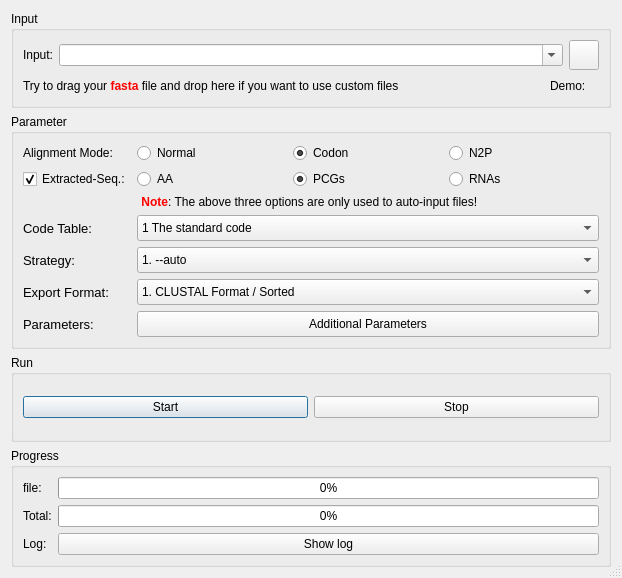
<?xml version="1.0" encoding="UTF-8"?>
<ui version="4.0">
 <class>mafft</class>
 <widget class="QDialog" name="mafft">
  <property name="geometry">
   <rect>
    <x>0</x>
    <y>0</y>
    <width>622</width>
    <height>578</height>
   </rect>
  </property>
  <property name="windowTitle">
   <string>MAFFT</string>
  </property>
  <property name="styleSheet">
   <string notr="true"/>
  </property>
  <property name="sizeGripEnabled">
   <bool>true</bool>
  </property>
  <layout class="QGridLayout" name="gridLayout_5">
   <item row="2" column="0">
    <widget class="QGroupBox" name="groupBox_3">
     <property name="title">
      <string>Run</string>
     </property>
     <layout class="QGridLayout" name="gridLayout_3" columnstretch="1,1">
      <item row="0" column="0">
       <widget class="ArrowPushButton" name="pushButton">
        <property name="text">
         <string>Start</string>
        </property>
        <property name="icon">
         <iconset resource="../myRes.qrc">
          <normaloff>:/picture/resourses/if_start_60207.png</normaloff>:/picture/resourses/if_start_60207.png</iconset>
        </property>
       </widget>
      </item>
      <item row="0" column="1">
       <widget class="QPushButton" name="pushButton_2">
        <property name="text">
         <string>Stop</string>
        </property>
        <property name="icon">
         <iconset resource="../myRes.qrc">
          <normaloff>:/picture/resourses/if_Delete_1493279.png</normaloff>:/picture/resourses/if_Delete_1493279.png</iconset>
        </property>
       </widget>
      </item>
     </layout>
    </widget>
   </item>
   <item row="0" column="0">
    <widget class="QGroupBox" name="groupBox_4">
     <property name="title">
      <string>Input</string>
     </property>
     <layout class="QGridLayout" name="gridLayout_4">
      <item row="0" column="0">
       <widget class="QLabel" name="label_4">
        <property name="text">
         <string>Input:</string>
        </property>
       </widget>
      </item>
      <item row="0" column="1">
       <widget class="ListQCombobox" name="comboBox_4">
        <property name="sizePolicy">
         <sizepolicy hsizetype="Expanding" vsizetype="Fixed">
          <horstretch>0</horstretch>
          <verstretch>0</verstretch>
         </sizepolicy>
        </property>
        <property name="acceptDrops">
         <bool>true</bool>
        </property>
        <property name="editable">
         <bool>true</bool>
        </property>
        <property name="sizeAdjustPolicy">
         <enum>QComboBox::AdjustToMinimumContentsLength</enum>
        </property>
       </widget>
      </item>
      <item row="0" column="2">
       <widget class="QPushButton" name="pushButton_3">
        <property name="sizePolicy">
         <sizepolicy hsizetype="Fixed" vsizetype="Fixed">
          <horstretch>0</horstretch>
          <verstretch>0</verstretch>
         </sizepolicy>
        </property>
        <property name="minimumSize">
         <size>
          <width>30</width>
          <height>30</height>
         </size>
        </property>
        <property name="maximumSize">
         <size>
          <width>30</width>
          <height>30</height>
         </size>
        </property>
        <property name="styleSheet">
         <string notr="true"/>
        </property>
        <property name="text">
         <string/>
        </property>
       </widget>
      </item>
      <item row="1" column="0" colspan="3">
       <layout class="QHBoxLayout" name="horizontalLayout_3">
        <item>
         <widget class="QLabel" name="label_5">
          <property name="text">
           <string>&lt;html&gt;&lt;head/&gt;&lt;body&gt;&lt;p&gt;Try to drag your &lt;span style=&quot; font-weight:600; color:#ff0000;&quot;&gt;fasta&lt;/span&gt; file and drop here if you want to use custom files&lt;/p&gt;&lt;/body&gt;&lt;/html&gt;</string>
          </property>
         </widget>
        </item>
        <item>
         <spacer name="horizontalSpacer">
          <property name="orientation">
           <enum>Qt::Horizontal</enum>
          </property>
          <property name="sizeHint" stdset="0">
           <size>
            <width>40</width>
            <height>20</height>
           </size>
          </property>
         </spacer>
        </item>
        <item>
         <widget class="QLabel" name="label_8">
          <property name="text">
           <string>Demo:</string>
          </property>
         </widget>
        </item>
        <item>
         <widget class="ClickedLableGif" name="label_7">
          <property name="toolTip">
           <string>Brief example</string>
          </property>
          <property name="text">
           <string/>
          </property>
         </widget>
        </item>
       </layout>
      </item>
     </layout>
    </widget>
   </item>
   <item row="1" column="0">
    <widget class="QGroupBox" name="groupBox_2">
     <property name="title">
      <string>Parameter</string>
     </property>
     <layout class="QGridLayout" name="gridLayout_2">
      <item row="0" column="0">
       <widget class="QLabel" name="label">
        <property name="text">
         <string>Alignment Mode:</string>
        </property>
        <property name="buddy">
         <cstring>normal_radioButton</cstring>
        </property>
       </widget>
      </item>
      <item row="0" column="1">
       <layout class="QHBoxLayout" name="horizontalLayout">
        <item>
         <widget class="QRadioButton" name="normal_radioButton">
          <property name="enabled">
           <bool>true</bool>
          </property>
          <property name="text">
           <string>Normal</string>
          </property>
          <property name="checked">
           <bool>false</bool>
          </property>
          <attribute name="buttonGroup">
           <string notr="true">buttonGroup_2</string>
          </attribute>
         </widget>
        </item>
        <item>
         <widget class="QRadioButton" name="codon_radioButton">
          <property name="text">
           <string>Codon</string>
          </property>
          <property name="checked">
           <bool>true</bool>
          </property>
          <attribute name="buttonGroup">
           <string notr="true">buttonGroup_2</string>
          </attribute>
         </widget>
        </item>
        <item>
         <widget class="QRadioButton" name="N2P_radioButton">
          <property name="text">
           <string>N2P</string>
          </property>
          <attribute name="buttonGroup">
           <string notr="true">buttonGroup_2</string>
          </attribute>
         </widget>
        </item>
       </layout>
      </item>
      <item row="1" column="0">
       <widget class="QCheckBox" name="checkBox_2">
        <property name="text">
         <string>Extracted-Seq.:</string>
        </property>
        <property name="checked">
         <bool>true</bool>
        </property>
       </widget>
      </item>
      <item row="1" column="1">
       <layout class="QHBoxLayout" name="horizontalLayout_2">
        <item>
         <widget class="QRadioButton" name="AA_radioButton_2">
          <property name="toolTip">
           <string>Amino acid sequences</string>
          </property>
          <property name="text">
           <string>AA</string>
          </property>
          <property name="checked">
           <bool>false</bool>
          </property>
          <attribute name="buttonGroup">
           <string notr="true">buttonGroup</string>
          </attribute>
         </widget>
        </item>
        <item>
         <widget class="QRadioButton" name="PCG_radioButton_2">
          <property name="toolTip">
           <string>Protein-coding genes</string>
          </property>
          <property name="text">
           <string>PCGs</string>
          </property>
          <property name="checked">
           <bool>true</bool>
          </property>
          <attribute name="buttonGroup">
           <string notr="true">buttonGroup</string>
          </attribute>
         </widget>
        </item>
        <item>
         <widget class="QRadioButton" name="RNAs_radioButton_2">
          <property name="toolTip">
           <string>RNA sequences (rRNA and tRNA)</string>
          </property>
          <property name="text">
           <string>RNAs</string>
          </property>
          <attribute name="buttonGroup">
           <string notr="true">buttonGroup</string>
          </attribute>
         </widget>
        </item>
       </layout>
      </item>
      <item row="2" column="0" colspan="2">
       <widget class="QLabel" name="label_9">
        <property name="text">
         <string>&lt;html&gt;&lt;head/&gt;&lt;body&gt;&lt;p&gt;&lt;span style=&quot; font-weight:600; color:#ff0000;&quot;&gt;Note&lt;/span&gt;: The above three options are only used to auto-input files! &lt;/p&gt;&lt;/body&gt;&lt;/html&gt;</string>
        </property>
        <property name="alignment">
         <set>Qt::AlignCenter</set>
        </property>
       </widget>
      </item>
      <item row="3" column="0">
       <widget class="QLabel" name="label_22">
        <property name="font">
         <font>
          <pointsize>10</pointsize>
         </font>
        </property>
        <property name="text">
         <string>Code Table:</string>
        </property>
       </widget>
      </item>
      <item row="3" column="1">
       <widget class="QComboBox" name="comboBox_9">
        <property name="sizePolicy">
         <sizepolicy hsizetype="Expanding" vsizetype="Fixed">
          <horstretch>0</horstretch>
          <verstretch>0</verstretch>
         </sizepolicy>
        </property>
        <property name="minimumSize">
         <size>
          <width>114</width>
          <height>26</height>
         </size>
        </property>
        <property name="maximumSize">
         <size>
          <width>16777215</width>
          <height>26</height>
         </size>
        </property>
        <property name="styleSheet">
         <string notr="true"/>
        </property>
        <item>
         <property name="text">
          <string>1 The standard code</string>
         </property>
        </item>
        <item>
         <property name="text">
          <string>2 Vertebrate mitochondrial code</string>
         </property>
        </item>
        <item>
         <property name="text">
          <string>3 The Yeast Mitochondrial Code</string>
         </property>
        </item>
        <item>
         <property name="text">
          <string>4 Mold, Protozoan, and Coelenterate Mitochondrial code and Mycoplasma/Spiroplasma code</string>
         </property>
        </item>
        <item>
         <property name="text">
          <string>5 Invertebrate mitochondrial</string>
         </property>
        </item>
        <item>
         <property name="text">
          <string>6 The Ciliate, Dasycladacean and Hexamita Nuclear Code</string>
         </property>
        </item>
        <item>
         <property name="text">
          <string>9 Echinoderm and Flatworm mitochondrial code</string>
         </property>
        </item>
        <item>
         <property name="text">
          <string>10 The Euplotid Nuclear Code</string>
         </property>
        </item>
        <item>
         <property name="text">
          <string>11 The Bacterial, Archaeal and Plant Plastid Code</string>
         </property>
        </item>
        <item>
         <property name="text">
          <string>12 The Alternative Yeast Nuclear Code</string>
         </property>
        </item>
        <item>
         <property name="text">
          <string>13 Ascidian mitochondrial code</string>
         </property>
        </item>
        <item>
         <property name="text">
          <string>14 Alternative flatworm mitochondrial code</string>
         </property>
        </item>
        <item>
         <property name="text">
          <string>16 Chlorophycean Mitochondrial Code</string>
         </property>
        </item>
        <item>
         <property name="text">
          <string>21 Trematode Mitochondrial Code</string>
         </property>
        </item>
        <item>
         <property name="text">
          <string>22 Scenedesmus obliquus Mitochondrial Code</string>
         </property>
        </item>
        <item>
         <property name="text">
          <string>23 Thraustochytrium Mitochondrial Code</string>
         </property>
        </item>
        <item>
         <property name="text">
          <string>24 Pterobranchia Mitochondrial Code</string>
         </property>
        </item>
        <item>
         <property name="text">
          <string>25 Candidate Division SR1 and Gracilibacteria Code</string>
         </property>
        </item>
        <item>
         <property name="text">
          <string>26 Pachysolen tannophilus Nuclear Code</string>
         </property>
        </item>
        <item>
         <property name="text">
          <string>27 Karyorelict Nuclear</string>
         </property>
        </item>
        <item>
         <property name="text">
          <string>28 Condylostoma Nuclear</string>
         </property>
        </item>
        <item>
         <property name="text">
          <string>29 Mesodinium Nuclear</string>
         </property>
        </item>
        <item>
         <property name="text">
          <string>30 Peritrich Nuclear</string>
         </property>
        </item>
        <item>
         <property name="text">
          <string>31 Blastocrithidia Nuclear</string>
         </property>
        </item>
       </widget>
      </item>
      <item row="4" column="0">
       <widget class="QLabel" name="label_24">
        <property name="font">
         <font>
          <pointsize>10</pointsize>
         </font>
        </property>
        <property name="text">
         <string>Strategy:</string>
        </property>
        <property name="buddy">
         <cstring>comboBox_3</cstring>
        </property>
       </widget>
      </item>
      <item row="4" column="1">
       <widget class="QComboBox" name="comboBox_3">
        <property name="sizePolicy">
         <sizepolicy hsizetype="Expanding" vsizetype="Fixed">
          <horstretch>0</horstretch>
          <verstretch>0</verstretch>
         </sizepolicy>
        </property>
        <property name="minimumSize">
         <size>
          <width>13</width>
          <height>26</height>
         </size>
        </property>
        <item>
         <property name="text">
          <string>1. --auto</string>
         </property>
        </item>
        <item>
         <property name="text">
          <string>2. FFT-NS-1 (fast)</string>
         </property>
        </item>
        <item>
         <property name="text">
          <string>3. FFT-NS-2 (default)</string>
         </property>
        </item>
        <item>
         <property name="text">
          <string>4. G-INS-i  (accurate)</string>
         </property>
        </item>
        <item>
         <property name="text">
          <string>5. L-INS-i  (accurate)</string>
         </property>
        </item>
        <item>
         <property name="text">
          <string>6. E-INS-i  (accurate)</string>
         </property>
        </item>
       </widget>
      </item>
      <item row="5" column="0">
       <widget class="QLabel" name="label_23">
        <property name="font">
         <font>
          <pointsize>10</pointsize>
         </font>
        </property>
        <property name="text">
         <string>Export Format:</string>
        </property>
        <property name="buddy">
         <cstring>comboBox_2</cstring>
        </property>
       </widget>
      </item>
      <item row="5" column="1">
       <widget class="QComboBox" name="comboBox_2">
        <property name="sizePolicy">
         <sizepolicy hsizetype="Expanding" vsizetype="Fixed">
          <horstretch>0</horstretch>
          <verstretch>0</verstretch>
         </sizepolicy>
        </property>
        <property name="minimumSize">
         <size>
          <width>13</width>
          <height>26</height>
         </size>
        </property>
        <item>
         <property name="text">
          <string>1. CLUSTAL Format / Sorted</string>
         </property>
        </item>
        <item>
         <property name="text">
          <string>2. CLUSTAL Format / Input order</string>
         </property>
        </item>
        <item>
         <property name="text">
          <string>3. FASTA Format   / Sorted</string>
         </property>
        </item>
        <item>
         <property name="text">
          <string>4. FASTA Format   / Input order</string>
         </property>
        </item>
        <item>
         <property name="text">
          <string>5. PHYLIP Format  / Sorted</string>
         </property>
        </item>
        <item>
         <property name="text">
          <string>6. PHYLIP Format  / Input order</string>
         </property>
        </item>
       </widget>
      </item>
      <item row="6" column="0">
       <widget class="QLabel" name="label_25">
        <property name="font">
         <font>
          <pointsize>10</pointsize>
         </font>
        </property>
        <property name="text">
         <string>Parameters:</string>
        </property>
        <property name="buddy">
         <cstring>comboBox_2</cstring>
        </property>
       </widget>
      </item>
      <item row="6" column="1">
       <widget class="QPushButton" name="pushButton_par">
        <property name="sizePolicy">
         <sizepolicy hsizetype="Expanding" vsizetype="Fixed">
          <horstretch>0</horstretch>
          <verstretch>0</verstretch>
         </sizepolicy>
        </property>
        <property name="minimumSize">
         <size>
          <width>0</width>
          <height>26</height>
         </size>
        </property>
        <property name="layoutDirection">
         <enum>Qt::LeftToRight</enum>
        </property>
        <property name="text">
         <string>Additional Parameters</string>
        </property>
        <property name="icon">
         <iconset resource="../myRes.qrc">
          <normaloff>:/picture/resourses/keynote.png</normaloff>:/picture/resourses/keynote.png</iconset>
        </property>
       </widget>
      </item>
     </layout>
    </widget>
   </item>
   <item row="3" column="0">
    <widget class="QGroupBox" name="groupBox">
     <property name="title">
      <string>Progress</string>
     </property>
     <layout class="QGridLayout" name="gridLayout">
      <item row="0" column="0">
       <widget class="QLabel" name="label_3">
        <property name="text">
         <string>file:</string>
        </property>
       </widget>
      </item>
      <item row="0" column="1">
       <widget class="QProgressBar" name="progressBar_2">
        <property name="value">
         <number>0</number>
        </property>
       </widget>
      </item>
      <item row="1" column="0">
       <widget class="QLabel" name="label_2">
        <property name="text">
         <string>Total:</string>
        </property>
       </widget>
      </item>
      <item row="1" column="1">
       <widget class="QProgressBar" name="progressBar">
        <property name="value">
         <number>0</number>
        </property>
       </widget>
      </item>
      <item row="2" column="0">
       <widget class="QLabel" name="label_6">
        <property name="text">
         <string>Log:</string>
        </property>
       </widget>
      </item>
      <item row="2" column="1">
       <widget class="QPushButton" name="pushButton_9">
        <property name="sizePolicy">
         <sizepolicy hsizetype="Expanding" vsizetype="Fixed">
          <horstretch>0</horstretch>
          <verstretch>0</verstretch>
         </sizepolicy>
        </property>
        <property name="text">
         <string>Show log</string>
        </property>
        <property name="icon">
         <iconset resource="../myRes.qrc">
          <normaloff>:/picture/resourses/Eye_Care_Services-512.png</normaloff>:/picture/resourses/Eye_Care_Services-512.png</iconset>
        </property>
       </widget>
      </item>
     </layout>
    </widget>
   </item>
  </layout>
 </widget>
 <customwidgets>
  <customwidget>
   <class>ListQCombobox</class>
   <extends>QComboBox</extends>
   <header>src.CustomWidget.h</header>
  </customwidget>
  <customwidget>
   <class>ArrowPushButton</class>
   <extends>QPushButton</extends>
   <header>src.CustomWidget.h</header>
  </customwidget>
  <customwidget>
   <class>ClickedLableGif</class>
   <extends>QLabel</extends>
   <header>src.CustomWidget.h</header>
  </customwidget>
 </customwidgets>
 <tabstops>
  <tabstop>pushButton_3</tabstop>
  <tabstop>checkBox_2</tabstop>
  <tabstop>comboBox_3</tabstop>
  <tabstop>comboBox_4</tabstop>
  <tabstop>comboBox_2</tabstop>
  <tabstop>pushButton_par</tabstop>
  <tabstop>comboBox_9</tabstop>
  <tabstop>pushButton</tabstop>
  <tabstop>pushButton_2</tabstop>
  <tabstop>pushButton_9</tabstop>
  <tabstop>normal_radioButton</tabstop>
  <tabstop>codon_radioButton</tabstop>
  <tabstop>N2P_radioButton</tabstop>
  <tabstop>AA_radioButton_2</tabstop>
  <tabstop>PCG_radioButton_2</tabstop>
  <tabstop>RNAs_radioButton_2</tabstop>
 </tabstops>
 <resources>
  <include location="../myRes.qrc"/>
 </resources>
 <connections>
  <connection>
   <sender>AA_radioButton_2</sender>
   <signal>toggled(bool)</signal>
   <receiver>normal_radioButton</receiver>
   <slot>setEnabled(bool)</slot>
   <hints>
    <hint type="sourcelabel">
     <x>229</x>
     <y>159</y>
    </hint>
    <hint type="destinationlabel">
     <x>229</x>
     <y>135</y>
    </hint>
   </hints>
  </connection>
  <connection>
   <sender>RNAs_radioButton_2</sender>
   <signal>toggled(bool)</signal>
   <receiver>normal_radioButton</receiver>
   <slot>setEnabled(bool)</slot>
   <hints>
    <hint type="sourcelabel">
     <x>460</x>
     <y>159</y>
    </hint>
    <hint type="destinationlabel">
     <x>229</x>
     <y>135</y>
    </hint>
   </hints>
  </connection>
  <connection>
   <sender>AA_radioButton_2</sender>
   <signal>toggled(bool)</signal>
   <receiver>codon_radioButton</receiver>
   <slot>setDisabled(bool)</slot>
   <hints>
    <hint type="sourcelabel">
     <x>229</x>
     <y>159</y>
    </hint>
    <hint type="destinationlabel">
     <x>345</x>
     <y>135</y>
    </hint>
   </hints>
  </connection>
  <connection>
   <sender>AA_radioButton_2</sender>
   <signal>toggled(bool)</signal>
   <receiver>N2P_radioButton</receiver>
   <slot>setDisabled(bool)</slot>
   <hints>
    <hint type="sourcelabel">
     <x>229</x>
     <y>159</y>
    </hint>
    <hint type="destinationlabel">
     <x>460</x>
     <y>135</y>
    </hint>
   </hints>
  </connection>
  <connection>
   <sender>RNAs_radioButton_2</sender>
   <signal>toggled(bool)</signal>
   <receiver>N2P_radioButton</receiver>
   <slot>setDisabled(bool)</slot>
   <hints>
    <hint type="sourcelabel">
     <x>460</x>
     <y>159</y>
    </hint>
    <hint type="destinationlabel">
     <x>460</x>
     <y>135</y>
    </hint>
   </hints>
  </connection>
  <connection>
   <sender>RNAs_radioButton_2</sender>
   <signal>toggled(bool)</signal>
   <receiver>codon_radioButton</receiver>
   <slot>setDisabled(bool)</slot>
   <hints>
    <hint type="sourcelabel">
     <x>460</x>
     <y>159</y>
    </hint>
    <hint type="destinationlabel">
     <x>345</x>
     <y>135</y>
    </hint>
   </hints>
  </connection>
  <connection>
   <sender>PCG_radioButton_2</sender>
   <signal>toggled(bool)</signal>
   <receiver>normal_radioButton</receiver>
   <slot>setDisabled(bool)</slot>
   <hints>
    <hint type="sourcelabel">
     <x>345</x>
     <y>159</y>
    </hint>
    <hint type="destinationlabel">
     <x>229</x>
     <y>135</y>
    </hint>
   </hints>
  </connection>
  <connection>
   <sender>PCG_radioButton_2</sender>
   <signal>toggled(bool)</signal>
   <receiver>codon_radioButton</receiver>
   <slot>setEnabled(bool)</slot>
   <hints>
    <hint type="sourcelabel">
     <x>345</x>
     <y>159</y>
    </hint>
    <hint type="destinationlabel">
     <x>345</x>
     <y>135</y>
    </hint>
   </hints>
  </connection>
  <connection>
   <sender>PCG_radioButton_2</sender>
   <signal>toggled(bool)</signal>
   <receiver>N2P_radioButton</receiver>
   <slot>setEnabled(bool)</slot>
   <hints>
    <hint type="sourcelabel">
     <x>345</x>
     <y>159</y>
    </hint>
    <hint type="destinationlabel">
     <x>460</x>
     <y>135</y>
    </hint>
   </hints>
  </connection>
  <connection>
   <sender>PCG_radioButton_2</sender>
   <signal>toggled(bool)</signal>
   <receiver>codon_radioButton</receiver>
   <slot>toggle()</slot>
   <hints>
    <hint type="sourcelabel">
     <x>345</x>
     <y>159</y>
    </hint>
    <hint type="destinationlabel">
     <x>345</x>
     <y>135</y>
    </hint>
   </hints>
  </connection>
  <connection>
   <sender>RNAs_radioButton_2</sender>
   <signal>toggled(bool)</signal>
   <receiver>normal_radioButton</receiver>
   <slot>toggle()</slot>
   <hints>
    <hint type="sourcelabel">
     <x>460</x>
     <y>159</y>
    </hint>
    <hint type="destinationlabel">
     <x>229</x>
     <y>135</y>
    </hint>
   </hints>
  </connection>
  <connection>
   <sender>AA_radioButton_2</sender>
   <signal>toggled(bool)</signal>
   <receiver>normal_radioButton</receiver>
   <slot>toggle()</slot>
   <hints>
    <hint type="sourcelabel">
     <x>229</x>
     <y>159</y>
    </hint>
    <hint type="destinationlabel">
     <x>229</x>
     <y>135</y>
    </hint>
   </hints>
  </connection>
  <connection>
   <sender>checkBox_2</sender>
   <signal>toggled(bool)</signal>
   <receiver>AA_radioButton_2</receiver>
   <slot>setEnabled(bool)</slot>
   <hints>
    <hint type="sourcelabel">
     <x>84</x>
     <y>159</y>
    </hint>
    <hint type="destinationlabel">
     <x>229</x>
     <y>159</y>
    </hint>
   </hints>
  </connection>
  <connection>
   <sender>checkBox_2</sender>
   <signal>toggled(bool)</signal>
   <receiver>PCG_radioButton_2</receiver>
   <slot>setEnabled(bool)</slot>
   <hints>
    <hint type="sourcelabel">
     <x>89</x>
     <y>159</y>
    </hint>
    <hint type="destinationlabel">
     <x>345</x>
     <y>159</y>
    </hint>
   </hints>
  </connection>
  <connection>
   <sender>checkBox_2</sender>
   <signal>toggled(bool)</signal>
   <receiver>RNAs_radioButton_2</receiver>
   <slot>setEnabled(bool)</slot>
   <hints>
    <hint type="sourcelabel">
     <x>70</x>
     <y>159</y>
    </hint>
    <hint type="destinationlabel">
     <x>460</x>
     <y>159</y>
    </hint>
   </hints>
  </connection>
  <connection>
   <sender>normal_radioButton</sender>
   <signal>toggled(bool)</signal>
   <receiver>comboBox_9</receiver>
   <slot>setDisabled(bool)</slot>
   <hints>
    <hint type="sourcelabel">
     <x>154</x>
     <y>125</y>
    </hint>
    <hint type="destinationlabel">
     <x>186</x>
     <y>181</y>
    </hint>
   </hints>
  </connection>
  <connection>
   <sender>N2P_radioButton</sender>
   <signal>toggled(bool)</signal>
   <receiver>comboBox_9</receiver>
   <slot>setDisabled(bool)</slot>
   <hints>
    <hint type="sourcelabel">
     <x>365</x>
     <y>126</y>
    </hint>
    <hint type="destinationlabel">
     <x>362</x>
     <y>186</y>
    </hint>
   </hints>
  </connection>
  <connection>
   <sender>codon_radioButton</sender>
   <signal>toggled(bool)</signal>
   <receiver>comboBox_9</receiver>
   <slot>setEnabled(bool)</slot>
   <hints>
    <hint type="sourcelabel">
     <x>262</x>
     <y>128</y>
    </hint>
    <hint type="destinationlabel">
     <x>286</x>
     <y>178</y>
    </hint>
   </hints>
  </connection>
  <connection>
   <sender>N2P_radioButton</sender>
   <signal>toggled(bool)</signal>
   <receiver>comboBox_9</receiver>
   <slot>setEnabled(bool)</slot>
   <hints>
    <hint type="sourcelabel">
     <x>398</x>
     <y>129</y>
    </hint>
    <hint type="destinationlabel">
     <x>411</x>
     <y>182</y>
    </hint>
   </hints>
  </connection>
 </connections>
 <buttongroups>
  <buttongroup name="buttonGroup"/>
  <buttongroup name="buttonGroup_2"/>
 </buttongroups>
</ui>
